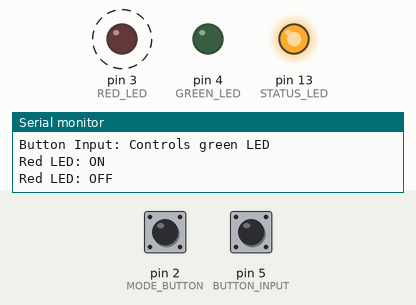
This sketch was run on a simulated Arduino Uno, built with avr-gcc and run on an emulated ATmega328P. Parts: output pins drawn as LEDs (lit = HIGH), the last lines printed to the serial monitor. Dashed ring = blinking. The inputs (shaded band) are chosen by the test bench; at power-on: pin 5 (BUTTON_INPUT) LOW, pin 2 (MODE_BUTTON) LOW.

Above: at 1.3 s.
1.4 s: pin 5 (BUTTON_INPUT) pulled HIGH for 0.15 s
At 1.9 s:
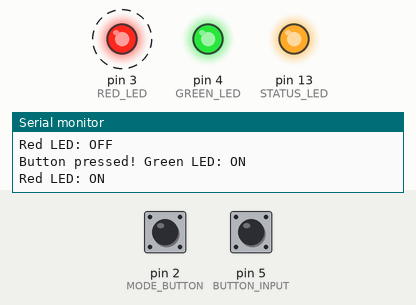
4.4 s: pin 2 (MODE_BUTTON) pulled HIGH for 0.15 s
At 4.65 s:
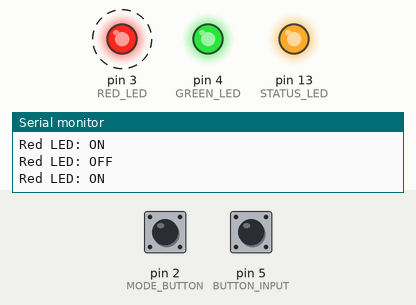
7.4 s: pin 2 (MODE_BUTTON) pulled HIGH for 1 s
10.4 s: pin 5 (BUTTON_INPUT) pulled HIGH for 1 s
At 11.1 s:
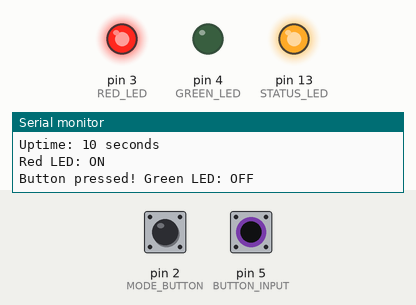
13.8 s: pin 2 (MODE_BUTTON) driven HIGH and pin 5 (BUTTON_INPUT) driven HIGH
At 14.7 s:
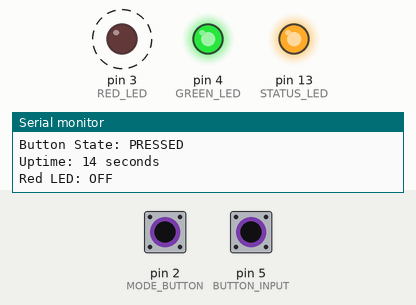
Timing chart, 0 to 17.8 s (numbered marks = the images above; inputs shaded):
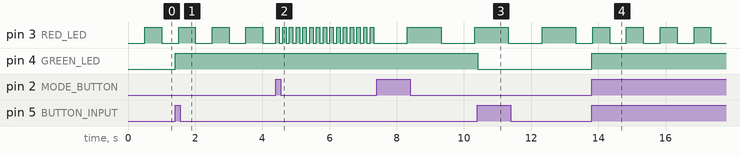

Measured:
- after the input at 1.4 s, pin 4 (GREEN_LED): LOW → HIGH at once
- after the input at 4.4 s, pin 3 (RED_LED): alternates HIGH for 0.10 s and LOW for 0.10 s, starting at once
- after the input at 10.4 s, pin 4 (GREEN_LED): HIGH → LOW at once
- after the input at 13.8 s, pin 3 (RED_LED): alternates HIGH for 0.50 s and LOW for 0.50 s, starting at once; pin 4 (GREEN_LED): LOW → HIGH at once
- by itself, pin 3 (RED_LED): alternates HIGH for 0.50 s and LOW for 0.50 s

The sketch:

p1_1_uc_module.ino
```cpp
// ============================================
// PRACTICE 1: DIGITAL GPIO CONTROL
// ============================================

// Pin definitions
const int RED_LED = 3;
const int GREEN_LED = 4;
const int BUTTON_INPUT = 5;
const int MODE_BUTTON = 2;
const int STATUS_LED = 13;

// Variables
bool redLedState = false;
bool greenLedState = false;
bool lastButtonState = false;
bool lastModeButtonState = false;
volatile bool modeChanged = false;
int blinkMode = 0; // 0=normal blink, 1=fast blink, 2=button controlled

unsigned long lastBlinkTime = 0;
unsigned long blinkInterval = 500; // milliseconds

void setup() {
  Serial.begin(9600);

  // Configure pins
  pinMode(RED_LED, OUTPUT);
  pinMode(GREEN_LED, OUTPUT);
  pinMode(STATUS_LED, OUTPUT);
  pinMode(BUTTON_INPUT, INPUT);
  pinMode(MODE_BUTTON, INPUT);

  // Setup interrupt for mode button - FIXED FUNCTION NAME
  attachInterrupt(digitalPinToInterrupt(MODE_BUTTON), changeBlinkMode, RISING);

  Serial.println("=== PRACTICE 1: DIGITAL GPIO CONTROL ===");
  Serial.println("Red LED: Automatic blinking");
  Serial.println("Green LED: Button controlled");
  Serial.println("Mode Button: Changes blink speed");
  Serial.println("Button Input: Controls green LED");
  Serial.println();

  // Initial state
  digitalWrite(RED_LED, LOW);
  digitalWrite(GREEN_LED, LOW);
  digitalWrite(STATUS_LED, HIGH); // Show system is ready
}

void loop() {
  unsigned long currentTime = millis();

  // Handle mode changes
  if (modeChanged) {
    handleModeChange();
    modeChanged = false;
  }

  // Handle red LED blinking based on current mode
  handleRedLedBlinking(currentTime);

  // Handle button input for green LED
  handleButtonInput();

  // Status reporting
  static unsigned long lastReport = 0;
  if (currentTime - lastReport >= 2000) { // Report every 2 seconds
    printStatus();
    lastReport = currentTime;
  }

  delay(10); // Small delay for stability
}

// FIXED: Corrected function name (was "changeBlink Mode" with space)
void changeBlinkMode() {
  static unsigned long lastInterrupt = 0;
  unsigned long currentTime = millis();

  // Simple debouncing
  if (currentTime - lastInterrupt > 200) {
    modeChanged = true;
    lastInterrupt = currentTime;
  }
}

void handleModeChange() {
  blinkMode = (blinkMode + 1) % 3;

  switch (blinkMode) {
    case 0:
      blinkInterval = 500;  // Normal blink
      Serial.println("Mode: Normal blink (500ms)");
      break;
    case 1:
      blinkInterval = 100;  // Fast blink
      Serial.println("Mode: Fast blink (100ms)");
      break;
    case 2:
      blinkInterval = 1000; // Slow blink
      Serial.println("Mode: Slow blink (1000ms)");
      break;
  }
}

void handleRedLedBlinking(unsigned long currentTime) {
  if (currentTime - lastBlinkTime >= blinkInterval) {
    redLedState = !redLedState;
    digitalWrite(RED_LED, redLedState);
    lastBlinkTime = currentTime;

    Serial.print("Red LED: ");
    Serial.println(redLedState ? "ON" : "OFF");
  }
}

void handleButtonInput() {
  bool currentButtonState = digitalRead(BUTTON_INPUT);

  // Detect button press (rising edge)
  if (currentButtonState && !lastButtonState) {
    greenLedState = !greenLedState;
    digitalWrite(GREEN_LED, greenLedState);

    Serial.print("Button pressed! Green LED: ");
    Serial.println(greenLedState ? "ON" : "OFF");
  }

  lastButtonState = currentButtonState;
}

void printStatus() {
  Serial.println("--- STATUS REPORT ---");
  Serial.print("Blink Mode: ");
  Serial.print(blinkMode);
  Serial.print(" (Interval: ");
  Serial.print(blinkInterval);
  Serial.println("ms)");

  Serial.print("Red LED: ");
  Serial.println(redLedState ? "ON" : "OFF");

  Serial.print("Green LED: ");
  Serial.println(greenLedState ? "ON" : "OFF");

  Serial.print("Button State: ");
  Serial.println(digitalRead(BUTTON_INPUT) ? "PRESSED" : "RELEASED");

  Serial.print("Uptime: ");
  Serial.print(millis() / 1000);
  Serial.println(" seconds");
  Serial.println();
}
```
